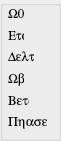
   <widget class="QGroupBox" name="groupBox_6">
    <property name="geometry">
     <rect>
      <x>120</x>
      <y>75</y>
      <width>61</width>
      <height>141</height>
     </rect>
    </property>
    <property name="title">
     <string/>
    </property>
    <widget class="QLabel" name="lblSpin_5">
     <property name="geometry">
      <rect>
       <x>8</x>
       <y>93</y>
       <width>21</width>
       <height>16</height>
      </rect>
     </property>
     <property name="font">
      <font>
       <family>Symbol</family>
       <pointsize>10</pointsize>
      </font>
     </property>
     <property name="text">
      <string>Beta</string>
     </property>
    </widget>
    <widget class="QLabel" name="lblSpin_7">
     <property name="geometry">
      <rect>
       <x>8</x>
       <y>114</y>
       <width>39</width>
       <height>16</height>
      </rect>
     </property>
     <property name="font">
      <font>
       <family>Symbol</family>
       <pointsize>10</pointsize>
      </font>
     </property>
     <property name="text">
      <string>Phase %</string>
     </property>
    </widget>
    <widget class="QLabel" name="lblSpin_3">
     <property name="geometry">
      <rect>
       <x>8</x>
       <y>71</y>
       <width>16</width>
       <height>16</height>
      </rect>
     </property>
     <property name="font">
      <font>
       <family>Symbol</family>
       <pointsize>10</pointsize>
      </font>
     </property>
     <property name="text">
      <string>Wb</string>
     </property>
    </widget>
    <widget class="QLabel" name="lblSpin_2">
     <property name="geometry">
      <rect>
       <x>8</x>
       <y>6</y>
       <width>16</width>
       <height>16</height>
      </rect>
     </property>
     <property name="font">
      <font>
       <family>Symbol</family>
       <pointsize>10</pointsize>
      </font>
     </property>
     <property name="text">
      <string>W0</string>
     </property>
    </widget>
    <widget class="QLabel" name="lblSpin_6">
     <property name="geometry">
      <rect>
       <x>8</x>
       <y>49</y>
       <width>26</width>
       <height>16</height>
      </rect>
     </property>
     <property name="font">
      <font>
       <family>Symbol</family>
       <pointsize>10</pointsize>
      </font>
     </property>
     <property name="text">
      <string>Delta</string>
     </property>
    </widget>
    <widget class="QLabel" name="lblSpin_4">
     <property name="geometry">
      <rect>
       <x>8</x>
       <y>28</y>
       <width>16</width>
       <height>16</height>
      </rect>
     </property>
     <property name="font">
      <font>
       <family>Symbol</family>
       <pointsize>10</pointsize>
      </font>
     </property>
     <property name="text">
      <string>Eta</string>
     </property>
    </widget>
   </widget>
